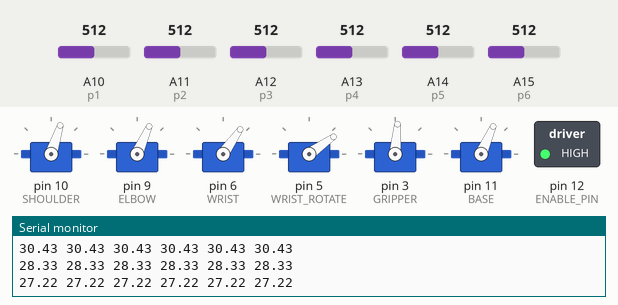
Bench run of a sketch on a simulated Arduino Mega 2560, built with avr-gcc and run on an emulated ATmega2560. Parts: 6 × servo, switched loads named in the sketch (green lamp = pin HIGH), the last lines printed to the serial monitor. The inputs (shaded band) are chosen by the test bench; at power-on: A14 (p5) = 512, A15 (p6) = 512, A10 (p1) = 512, A11 (p2) = 512, A12 (p3) = 512, A13 (p4) = 512. The modem accepts every AT command (registered, SIM ready, sends succeed) and sends nothing else.

Above: at 18.2 s.
18.3 s: A14 (p5) set to 716
At 18.73 s:
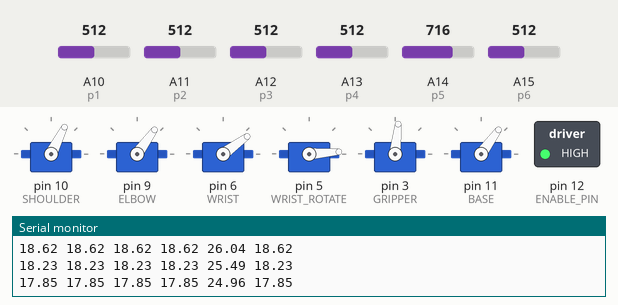
21.3 s: A15 (p6) set to 992
At 23.3 s:
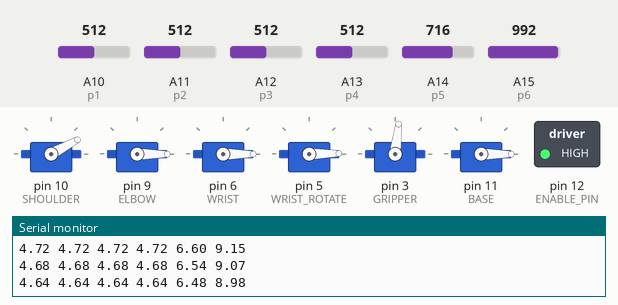
Timing chart, 0 to 70.3 s (numbered marks = the images above; inputs shaded):
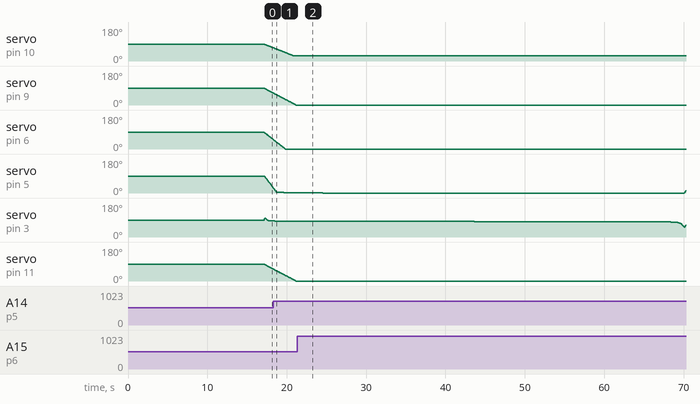

The sketch:

IK_attempt_3_copy_20250411193459.ino
```cpp
// made by Harry Le Poer Trench 11/4/2025
// sections of code taken from Lab_7_Robot_Arm_Control_Code_RM2025_print_degrees by Rayner Moss,
// the sections copied can be most of the var names, init function and slow raise, other parts are majority own work
#include <VarSpeedServo.h>
#include <SoftwareSerial.h>

//#define DEBUG // this is how you actually do debug testing
#define PI 3.14159265

#define BASE 11
#define SHOULDER 10
#define ELBOW 9
#define WRIST 6
#define WRIST_ROTATE 5
#define GRIPPER 3

long current_time;
long previous_time;
long polling_time;
long previous_print;
long grip_time;
int polling_interval = 50;
int grip_interval = 1000;
int print_interval = 1000;
int shoulder_min = 840;

int pot_read_counts = 0;
float pot_average_value[6];
float pot_sum[6];

#define p1 A10
#define p2 A11
#define p3 A12
#define p4 A13
#define p5 A14
#define p6 A15
#define ENABLE_PIN 12

VarSpeedServo s1;
VarSpeedServo s2;
VarSpeedServo s3;
VarSpeedServo s4;
VarSpeedServo s5;
VarSpeedServo s6;

int pot[6] = {p1,p2,p3,p4,p5,p6};

int min_distance = 180; // sqrt(125^2+125^2) rounded up
int lengs[5] = {125,125,140,0,0};// TODO: change this, these are wrong, but theyre close enough that they almost work, represent distance between J1-J2, J2-J3, J3-gripper, J1-J3, J1-desired, respectively,
// units are in mm currently but just need to be in same unit as xyz coordinate.
int servo_speed[6] = {20,15,20,30,50,50};


// not sure if this is needed... remenant of old code,
int send_pos[6];

// coordinate systems,
double temp_xyz[3] = {0,0,0};
int xyz[3] = {0,0,0};
const int xyz_max[3] = {400,400,200}; // the max values in any given direction. // note: y can go from -max to max, x & z cannot do that,
int gripper_angle = 45;
int servo_angle_5 = 0;
int servo_angle_6 = 0;
int wz[2] = {0,0}; // the planar form of xyz, dont think its that complicated,
int modwz[2] = {0,0}; // wz at the other end of gripper limb, aka wz version of pos J3;
int joint_angles[4] = {0,0,0,0}; // jopint angles are 0-360, the angular difference between the two limbs either side of the joint from the perspective of the floor, joint 0 being the exception, with 0 being straight ahead.
int servo_value[6]; //preprotected servo outputs
int protected_servo_value[6]; //postprotected servo outputs
bool connected = false;


void setup() {
  pinMode(ENABLE_PIN, OUTPUT);                             // Pin 12 is required to be written HIGH to enable the servo driver shield

  pinMode(p1, INPUT);                                      // Set p1 or pot 1 to be input
  pinMode(p2, INPUT);                                      // Set p2 or pot 2 to be input
  pinMode(p3, INPUT);                                      // Set p3 or pot 3 to be input
  pinMode(p4, INPUT);                                      // Set p4 or pot 4 to be input
  pinMode(p5, INPUT);                                      // Set p5 or pot 5 to be input
  pinMode(p6, INPUT);                                      // Set p6 or pot 6 to be input

  Serial.begin(115200);                                    // Begin serial comms over USB at 115200 baud rate
  Serial1.begin(115200);                                   // Begin serial comms between ESP8266 and Arduino at 115200 baud rate

  digitalWrite(ENABLE_PIN, HIGH);                          // Set the enable pin High on the Braccio shield

  SLOW_RAISE(50);                                          // Initialise the arm by slowly raising to a known position before using pot values

  Serial.println("Arm Raised");

}

void loop()
{
  current_time = millis();                                  // Variable to store the time that this loop started in milliseconds

  read_pots();                                              // Function to read the pot values and store for averaging

  // If more time than the polling interval has past, read the pots
  if(current_time - polling_time > polling_interval)
  {
    if (!connected){
      average_pot_values();
      pot_values_to_outputs();
    } else {
      // online code here,
    }
    assign_angles();
    angles_to_uptime();
    servo_protection();
    write_servos();
    polling_time = millis();
  }

  // If the time since the last print is greater than the print interval, do this
  if(current_time - previous_print > print_interval)
  {
    previous_print = millis();
  }
}


void read_pots()
{
  pot_read_counts++;

  for(int i = 0; i < 6; i++)
  {
    pot_sum[i] += analogRead(pot[i]);
  }
}
//=========================================================================================================
//Average all pot values that have been taken in the time since the last check

void average_pot_values()
{
  for(int i = 0; i < 6; i++)
  {
    pot_average_value[i] = pot_sum[i]/pot_read_counts;
    Serial.print(pot_average_value[i]);
    Serial.print(" ");
  }
  for(int i = 0; i < 6; i++){
     pot_sum[i] = 0;
  }
  Serial.println();
}

void pot_values_to_outputs(){
  temp_xyz[0] = (pot_average_value[0]*xyz_max[0])/1023;
  temp_xyz[1] = (pot_average_value[1]*2*xyz_max[1])/1023-xyz_max[1]/2;
  temp_xyz[2] = (pot_average_value[2]*xyz_max[2])/1023;
  for (int i = 0; i < 3; i++){
    xyz[i] = temp_xyz[i];
  }
  gripper_angle = (pot_average_value[3]/1023)*90; // gri[pper angle is constrained from 0 to 90 to stop it from crashing through the floor
  // take gripper values normally
  servo_value[4] = (pot_average_value[4]/1023)*1855+545;
  servo_value[5] = (pot_average_value[5]/1023)*1000+1400;
}

void printvalues() {
  for (int i = 0; i < 3; i++){
    Serial.print(xyz[i]);
    Serial.print(" ");
  }
  Serial.println();
}

void assign_angles(){ // if this fails it does not change the angles from the previous go, please do not modify joint_angles needlessly, I saw what you did with your other one and if you do, we have to add default values for this,

    //printvalues();

  // first checks that the given point is within possible range,
  if (sqrt(xyz[0]*xyz[0]+xyz[1]*xyz[1]+xyz[2]*xyz[2]) > (lengs[0]+lengs[1]+lengs[2])){
    #ifdef DEBUG
    Serial.println("True out of bounds");
    #endif
    return;
  }

  // calculate the rotational position
  joint_angles[0] = radian_to_degrees(atan(xyz[0]/xyz[1]));
  // sets up the new wy
  wz[0] = sqrt(xyz[0]*xyz[0]+xyz[1]*xyz[1]);
  wz[1] = xyz[2];
  // finds the wz position of J3;
  modwz[0] = wz[0] - cos(degrees_to_radian(gripper_angle))*lengs[2];
  modwz[1] = wz[1] - sin(degrees_to_radian(gripper_angle))*lengs[2];
  // finds the angle of J1,
  lengs[3] = sqrt(modwz[0]*modwz[0]+modwz[1]*modwz[1]);
  // checks that the point is actually in range of the angled limb
  if (lengs[3] > (lengs[0]+lengs[1])){
    #ifdef DEBUG
    Serial.println("J3 out of bounds (too far)");
    #endif
    return;
  }
  // checks if distance is too tight,
  if (lengs[3] < min_distance) {
    #ifdef DEBUG
    Serial.println("J3 out of bounds (too close)");
    #endif
    return;
  }
  // early pages of well bound turquoise note book for explanation of these two, joint angle 1 is between the floor and limb instead of limb and limb for obvious reasons (there is only 1 limb),
  //                 angle between ground and target from J1.   angle between target and J2 from J1
  joint_angles[1] = radian_to_degrees(atan(modwz[1]/modwz[0])) + radian_to_degrees(cosine_rule(lengs[1],lengs[0],lengs[3]));
  //                  angle between J1 and J3 from J2
  joint_angles[2] = radian_to_degrees(cosine_rule(lengs[3],lengs[0],lengs[1]));
  //                  angle between target and J1 from J3,                     angle between J1 and J2 from J3
  joint_angles[3] = radian_to_degrees(cosine_rule(lengs[4],lengs[3],lengs[2]))+radian_to_degrees(cosine_rule(lengs[0],lengs[1],lengs[3]));


  #ifdef DEBUG
  Serial.println("Angles J0 J1 J2 J3");
  Serial.print("      ");
  for (char i = 0; i < 4; i++){
    Serial.print(joint_angles[i]);
    Serial.print(" ");
  }
  Serial.println();
  #endif
}

void angles_to_uptime(){
  // each joint needs to be assigned individually cause their rules are ... interesting on limits, also angle to angle,
  // joint 0-3 in order,
  // converts between angle in degreees to uptime
  servo_value[0] =  ((joint_angles[0]+90)/180)*1855+545;
  servo_value[1] = ((joint_angles[1])/180)*1855+545;
  servo_value[2] = ((joint_angles[2]-90)/180)*1855+545;
  servo_value[3] = ((joint_angles[3]-90)/180)*1855+545;

}

void servo_protection(){
  for (char i = 0; i < 6; i++){
    // TODO: increase constraints so that servos 3 and 4 can bend more than 180 degrees (the robot can do this without breaking,)
    protected_servo_value[i] = constrain(servo_value[i],545,2400); // default
  }
  protected_servo_value[1] = constrain(servo_value[1],840,2100); // this one needs EXTRA shielding,
  // TODO: servo 5 and 6 also need to be constrained, do not know limits, they are covered by current code for 0-180 degrees
}

void write_servos()
{
  s1.write(protected_servo_value[0], servo_speed[0]); send_pos[0] = s1.readMicroseconds();
  s2.write(protected_servo_value[1], servo_speed[1]); send_pos[1] = s2.readMicroseconds();
  s3.write(protected_servo_value[2], servo_speed[2]); send_pos[2] = s3.readMicroseconds();
  s4.write(protected_servo_value[3], servo_speed[3]); send_pos[3] = s4.readMicroseconds();
  s5.write(protected_servo_value[4], servo_speed[4]); send_pos[4] = s5.readMicroseconds();
  s6.write(protected_servo_value[5], servo_speed[5]); send_pos[5] = s6.readMicroseconds();
}
// ========================= suplimentary functions ===========================

int radian_to_degrees(double input){
  double output = input*180/PI;
  return output;
}

double degrees_to_radian(double input){
  double output = input*PI/180;
  return output;
}

double cosine_rule(int a, int b, int c){
  double cosA = sqrt((b*b+c*c-a*a)/(2*b*c));
  return acos(cosA);
}


int SLOW_RAISE(int rate)
{
  bool raised = false;        // Set arm raised boolean to false

  int min = 544;              //Set the minimum value for servo.write in microseconds
  int max = 2400;             //Set the maximum value for servo.write in microseconds

  int i = 10;                 //Set Digital Pin 10 or Servo #2 (Shoulder) to be the first to be raised
  int l = min;                //Set variable 'l' to equal variable 'min'
  int r = max;                //Set variable 'r' to equal variable 'max'
  int lp = min;               //Set variable 'lp' or l-previous to equal 'min' , this is used to progress the 'initialising bar'


  Serial1.println("AT");
  delay(1000);
  Serial1.println("AT+RST");
  delay(3000);
  Serial1.println("AT+CWMODE=3");
  delay(2000);
  Serial1.println("AT+CIPMUX=1");
  delay(2000);
  Serial1.println("AT+CIPSERVER=1,80");
  delay(1000);

  while(raised != true)       //Loop until all servos are confirmed to be raised to roughly 90 degrees using 1500 microseconds as the centre value
  {

    lp = l;                    //Let 'l previous' equal 'l'

  //---------------------------------------------------------------------------------------------------------------------------------
  //                                           **Only used to display that the code is progressing through the raising procedure**
  //---------------------------------------------------------------------------------------------------------------------------------

    Serial.println();
    Serial.print("Initialising : ");

    if(i == 10){Serial.println("Shoulder");}        //Print a different value based on which servo is being initialised based on the value of 'i'
    else if(i == 9){Serial.println("Elbow");}
    else if(i == 6){ Serial.println("Wrist");}
    else if(i == 5){Serial.println("Wrist Rotation");}
    else if(i == 3){Serial.println("Gripper");}
    else if(i == 11){Serial.println("Base");}

  //-----------------------------------------------------------------------------------------------------------------------------------------------
  //          'While' loop used to slowly raise the arm into a vertical position irrespective of what the current potentiometer values are set to
  //-----------------------------------------------------------------------------------------------------------------------------------------------

    while( l < 1500 && r > 1500 )        //Loop until both 'l' and 'r' values are roughly 1500 indicating that the servo is centred
    {
      digitalWrite(i, LOW);             //Write the current servo pin low and then high towards 0 degrees, gradually increasing towards the centre position as the code loops
      delayMicroseconds(l);
      digitalWrite(i, HIGH);
      delayMicroseconds(l);

      digitalWrite(i, LOW);             //Write the current servo pin low and then high towards 180 degrees, gradually decreasing towards the centre position as the code loops
      delayMicroseconds(r);
      digitalWrite(i, HIGH);
      delayMicroseconds(r);

      digitalWrite(i, LOW);             //Write the current servo pin low for 1500us and then high for 1500us
      delayMicroseconds(1500);          //replicating servo.writeMicroseconds without attaching the servo which will cause rapid movements to centre position
      digitalWrite(i, HIGH);
      delayMicroseconds(1500);

      l = l + 6;             //Increase the value of 'l' towards 1500 by a value of 8 microseconds
      r = r - 6;             //Decrease the value of 'r' towards 1500 by a value of 8 microseconds

  //-------------------------------------------------------------------------------------------------------------------------------------------------------------
  //       Only used to show the progression of the arm raising process
  //-------------------------------------------------------------------------------------------------------------------------------------------------------------
      if(l - lp > 100)          //Print a 'progress dot' every time variable 'l' increases by 100
      {
        Serial.print(".");
        lp = l;                   //Reset variable 'l previous' to equal 'l' to allow the process to repeat
      }
    }
  //-------------------------------------------------------------------------------------------------------------------------------------------------------------
  //          End of the 'while' loop for the specific servo
  //-------------------------------------------------------------------------------------------------------------------------------------------------------------

    if(i == 10){l = min; r = max; s2.attach(SHOULDER); delay(10); i = 9;}              //Once the current servo has reached the 'middle' position it is attached without issue, reset the variables 'l' and 'r' to their original values,
//                                                                                       then set the 'PRE' value of the servo in the array to 90 degrees and progress onto the next servo in the series
    else if(i == 9){l = min; r = max; s3.attach(ELBOW); delay(10); i = 6;}
    else if(i == 6){ l = min; r = max; s4.attach(WRIST); delay(10); i = 5;}
    else if(i == 5){ l = min; r = max; s5.attach(WRIST_ROTATE); delay(10); i = 3;}
    else if(i == 3){ l = min; r = max; s6.attach(GRIPPER); delay(10); i = 11;}
    else if(i == 11){l = min; r = max; s1.attach(BASE); delay(10); raised = true;}     //Set 'Base' to 90 degrees last to minimise risk of arm swinging in a non-vertical position, then set boolean 'raised' to true ending the loop
  }
  return 0;

//-------------------------------------------------------------------------------------------------------------------------------------------------------------
//         End of the safe arm raising 'while' loop
//-------------------------------------------------------------------------------------------------------------------------------------------------------------
}
```
